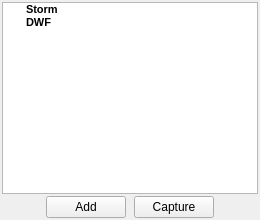
                <widget class="QWidget" name="tabEvents">
                 <attribute name="title">
                  <string>Events</string>
                 </attribute>
                 <layout class="QVBoxLayout" name="verticalLayout_5">
                  <property name="spacing">
                   <number>2</number>
                  </property>
                  <property name="leftMargin">
                   <number>2</number>
                  </property>
                  <property name="topMargin">
                   <number>2</number>
                  </property>
                  <property name="rightMargin">
                   <number>2</number>
                  </property>
                  <property name="bottomMargin">
                   <number>2</number>
                  </property>
                  <item>
                   <layout class="QVBoxLayout" name="verticalLayout_4">
                    <item>
                     <widget class="QTreeWidget" name="trwEvents">
                      <property name="sizePolicy">
                       <sizepolicy hsizetype="Expanding" vsizetype="Expanding">
                        <horstretch>0</horstretch>
                        <verstretch>0</verstretch>
                       </sizepolicy>
                      </property>
                      <property name="minimumSize">
                       <size>
                        <width>245</width>
                        <height>130</height>
                       </size>
                      </property>
                      <property name="maximumSize">
                       <size>
                        <width>16777215</width>
                        <height>16777215</height>
                       </size>
                      </property>
                      <property name="contextMenuPolicy">
                       <enum>Qt::CustomContextMenu</enum>
                      </property>
                      <property name="dragDropMode">
                       <enum>QAbstractItemView::DragOnly</enum>
                      </property>
                      <property name="defaultDropAction">
                       <enum>Qt::CopyAction</enum>
                      </property>
                      <attribute name="headerVisible">
                       <bool>false</bool>
                      </attribute>
                      <column>
                       <property name="text">
                        <string>Events:</string>
                       </property>
                       <property name="font">
                        <font>
                         <family>MS Shell Dlg 2</family>
                         <pointsize>8</pointsize>
                         <weight>75</weight>
                         <bold>true</bold>
                        </font>
                       </property>
                      </column>
                      <item>
                       <property name="text">
                        <string>Storm</string>
                       </property>
                       <property name="font">
                        <font>
                         <family>MS Shell Dlg 2</family>
                         <pointsize>8</pointsize>
                         <weight>75</weight>
                         <bold>true</bold>
                        </font>
                       </property>
                       <property name="flags">
                        <set>ItemIsDropEnabled|ItemIsEnabled</set>
                       </property>
                      </item>
                      <item>
                       <property name="text">
                        <string>DWF</string>
                       </property>
                       <property name="font">
                        <font>
                         <family>MS Shell Dlg 2</family>
                         <pointsize>8</pointsize>
                         <weight>75</weight>
                         <bold>true</bold>
                        </font>
                       </property>
                       <property name="flags">
                        <set>ItemIsDropEnabled|ItemIsEnabled</set>
                       </property>
                      </item>
                     </widget>
                    </item>
                    <item>
                     <layout class="QHBoxLayout" name="horizontalLayout_14">
                      <item>
                       <spacer name="horizontalSpacer_9">
                        <property name="orientation">
                         <enum>Qt::Horizontal</enum>
                        </property>
                        <property name="sizeType">
                         <enum>QSizePolicy::Fixed</enum>
                        </property>
                        <property name="sizeHint" stdset="0">
                         <size>
                          <width>38</width>
                          <height>20</height>
                         </size>
                        </property>
                       </spacer>
                      </item>
                      <item>
                       <widget class="QPushButton" name="btnEventAdd">
                        <property name="sizePolicy">
                         <sizepolicy hsizetype="Fixed" vsizetype="Fixed">
                          <horstretch>0</horstretch>
                          <verstretch>0</verstretch>
                         </sizepolicy>
                        </property>
                        <property name="minimumSize">
                         <size>
                          <width>80</width>
                          <height>0</height>
                         </size>
                        </property>
                        <property name="maximumSize">
                         <size>
                          <width>80</width>
                          <height>16777215</height>
                         </size>
                        </property>
                        <property name="text">
                         <string>Add</string>
                        </property>
                       </widget>
                      </item>
                      <item>
                       <widget class="QPushButton" name="btnEventCapture">
                        <property name="sizePolicy">
                         <sizepolicy hsizetype="Fixed" vsizetype="Fixed">
                          <horstretch>0</horstretch>
                          <verstretch>0</verstretch>
                         </sizepolicy>
                        </property>
                        <property name="minimumSize">
                         <size>
                          <width>80</width>
                          <height>0</height>
                         </size>
                        </property>
                        <property name="maximumSize">
                         <size>
                          <width>80</width>
                          <height>16777215</height>
                         </size>
                        </property>
                        <property name="text">
                         <string>Capture</string>
                        </property>
                       </widget>
                      </item>
                      <item>
                       <spacer name="horizontalSpacer_10">
                        <property name="orientation">
                         <enum>Qt::Horizontal</enum>
                        </property>
                        <property name="sizeType">
                         <enum>QSizePolicy::Fixed</enum>
                        </property>
                        <property name="sizeHint" stdset="0">
                         <size>
                          <width>38</width>
                          <height>20</height>
                         </size>
                        </property>
                       </spacer>
                      </item>
                     </layout>
                    </item>
                   </layout>
                  </item>
                 </layout>
                </widget>
